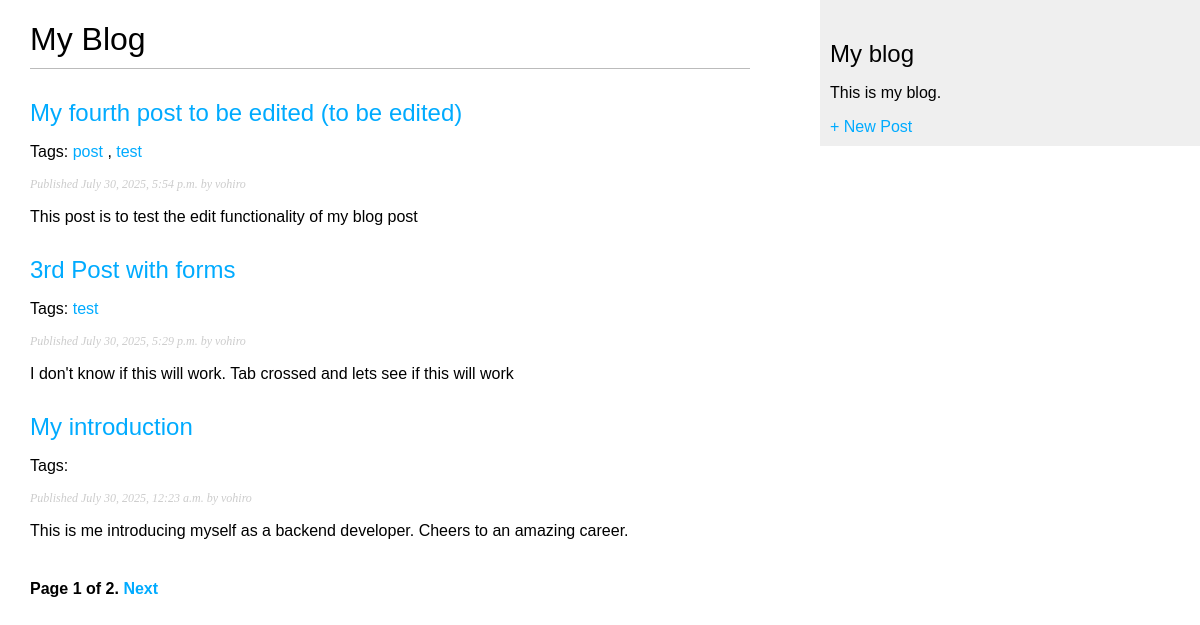
The app's page /blog/post_list/ with its own data.
### my_blog/models.py (models this page shows, shortened)
class Post(models.Model):
    title = models.CharField(max_length=200)
    slug = models.SlugField(max_length=200, unique_for_date='publish') # prevent saving new post with the same slug for a given date
    author = models.ForeignKey(User, on_delete=models.CASCADE,related_name='blog_posts')
    body = models.TextField()
    publish = models.DateTimeField(default=timezone.now)
    created = models.DateTimeField(auto_now_add=True)
    updated = models.DateTimeField(auto_now=True)
    tags = TaggableManager()
    class Meta:
        ordering = ['-publish'] # sort result by published field (descending order: newest to oldest)
        indexes = [models.Index(fields=['-publish']),] # to imporve performance for queries filtering
    def get_absolute_url(self):
        return reverse('post_detail', kwargs={'slug':self.slug, 'pk': self.pk})

### my_blog/views.py (the view)
# urls.py: path('blog/post_list/', PostListView.as_view(), name='post_list'),
class PostListView(ListView):
    model = Post
    template_name = 'my_blog/post_list.html'
    context_object_name = 'posts'
    paginate_by = 3
    def get_queryset(self):
        queryset = super().get_queryset()
        self.tag = None
        tag_slug = self.kwargs.get('tag_slug')
        if tag_slug:
            self.tag = get_object_or_404(Tag, slug=tag_slug)
            queryset = queryset.filter(tags__in=[self.tag])
        return queryset
    def get_context_data(self, **kwargs):
        context = super().get_context_data(**kwargs)
        context['tag'] = self.tag
        return context

### my_blog/templates/my_blog/post_list.html (shortened to what this page needs)
{% extends "my_blog/base.html" %}
{% block content %}
   <h1>My Blog</h1>
   {% for post in posts %}
      <h2>
         <a href="{{ post.get_absolute_url }}">
         {{ post.title }}
         </a>
      </h2>
      <p class="tags">
         Tags:
         {% for tag in post.tags.all %}
            <a href="{% url "post_list_by_tag" tag.slug %}">
               {{ tag.name }}
            </a>
            {% if not forloop.last %}, {% endif %}
         {% endfor %}
      </p>
      <p class="date">
         Published {{ post.publish }} by {{ post.author }}
      </p>
      {{ post.body|truncatewords:30|linebreaks }}
   {% endfor %}
   {% include 'my_blog/pagination.html' with  page=posts %}
{% endblock %}

### my_blog/templates/my_blog/base.html (shortened to what this page needs)
{% load static %}
<!DOCTYPE html>
<html>
<head>
    <link href="{% static "css/my_blog.css" %}" rel="stylesheet">
</head>
<body>
    <div id="content">
        {% block content %}
        {% endblock %}
    </div>
    <div id="sidebar">
        <h2>My blog</h2>
        <p>This is my blog.</p>
        <a href="{% url 'post_new' %}">+ New Post</a>
    </div>
</body>
</html>

### my_blog/templates/my_blog/pagination.html (shortened to what this page needs)
<div class="pagination">
    <span class="step-links">
    <span class="current">
    Page {{ page_obj.number }} of {{ page_obj.paginator.num_pages }}.
    </span>
        {% if page_obj.has_next %}
        <a href="?page={{ page_obj.next_page_number }}">Next</a>
        {% endif %}
    </span>
</div>

### my_blog/static/css/my_blog.css (style rules this page uses)
body { margin:0; padding:0; font-family:helvetica, sans-serif; }
a { color:#00abff; text-decoration:none; }
h1 { font-weight:normal; border-bottom:1px solid #bbb; padding:0 0 10px 0; }
h2 { font-weight:normal; margin:30px 0 0; }
#content { float:left; width:60%; padding:0 0 0 30px; }
#sidebar { float:right; width:30%; padding:10px; background:#efefef; height:100%; }
p.date { color:#ccc; font-family: georgia, serif; font-size: 12px; font-style: italic; }
.pagination { margin:40px 0; font-weight:bold; }

### records on screen
Post: title "My fourth post to be edited (to be edited)", publish "July 30, 2025, 5:54 p.m.", author "vohiro", body "This post is to test the edit functionality of my blog post"
Tag: name "post"
Tag: name "test"
Post: title "3rd Post with forms", publish "July 30, 2025, 5:29 p.m.", author "vohiro", body "I don't know if this will work. Tab crossed and lets see if this will work"
Post: title "My introduction", publish "July 30, 2025, 12:23 a.m.", author "vohiro", body "This is me introducing myself as a backend developer. Cheers to an amazing career."

### other values on screen
{{ page_obj.number }} "1"
{{ page_obj.paginator.num_pages }} "2"
